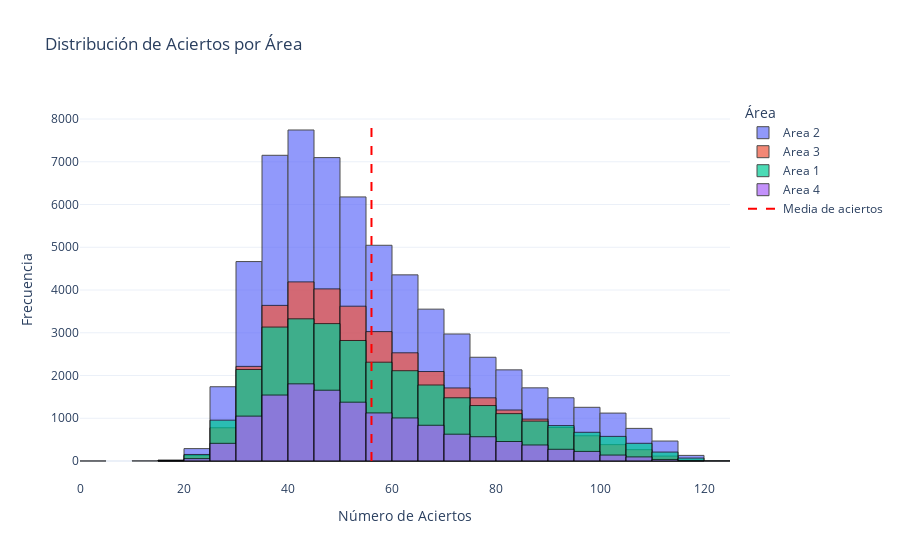

Source (notebook cell):
### Markdown cell above
# Empecemos a hacer nuestro analisis

### Code cell
groped_data = datos.groupby('Area')
fig = go.Figure()

all_scores = pd.concat([group['Scores'] for _, group in groped_data])
overall_mean = all_scores.mean()

grouped_data_sorted = sorted(groped_data, key=lambda x: len(x[1]), reverse=True)

for area, group in grouped_data_sorted:
    fig.add_trace(go.Histogram(
        x=group['Scores'],
        name=f'Area {area}',
        opacity=0.7,
        marker=dict(
            line=dict(
                color='black',
                width=1
            )
        ),
        xbins=dict(
            start=min(group['Scores'].min(), 0),
            end=group['Scores'].max() + 10,
            size = 5
        )
    ))

fig.add_trace(go.Scatter(
        x=[overall_mean, overall_mean],
        y=[0,8000],
        mode='lines',
        line=dict(color='red', dash='dash'),
        name='Media de aciertos'
    ))

fig.update_layout(
    title='Distribución de Aciertos por Área',
    xaxis_title='Número de Aciertos',
    yaxis_title='Frecuencia',
    barmode='overlay',
    legend_title='Área',
    template='plotly_white'
)

fig.show()

### Figure 1 — Plotly figure (JSON) as saved in the notebook; plotly's stock layout.template omitted (floating-point values rounded to 4 significant figures; data arrays with more than 128 entries replaced by an {"elided": "..."} marker saying what was removed)
{"data": [{"marker": {"line": {"color": "black", "width": 1}}, "name": "Area 2", "opacity": 0.7, "type": "histogram", "x": {"elided": "72234 int values"}, "xbins": {"end": 130, "size": 5, "start": 0}}, {"marker": {"line": {"color": "black", "width": 1}}, "name": "Area 3", "opacity": 0.7, "type": "histogram", "x": {"elided": "39223 int values"}, "xbins": {"end": 128, "size": 5, "start": 0}}, {"marker": {"line": {"color": "black", "width": 1}}, "name": "Area 1", "opacity": 0.7, "type": "histogram", "x": {"elided": "34659 int values"}, "xbins": {"end": 130, "size": 5, "start": 0}}, {"marker": {"line": {"color": "black", "width": 1}}, "name": "Area 4", "opacity": 0.7, "type": "histogram", "x": {"elided": "16347 int values"}, "xbins": {"end": 128, "size": 5, "start": 0}}, {"line": {"color": "red", "dash": "dash"}, "mode": "lines", "name": "Media de aciertos", "type": "scatter", "x": [56.05, 56.05], "y": [0, 8000]}], "layout": {"barmode": "overlay", "legend": {"title": {"text": "Área"}}, "title": {"text": "Distribución de Aciertos por Área"}, "xaxis": {"title": {"text": "Número de Aciertos"}}, "yaxis": {"title": {"text": "Frecuencia"}}}}
